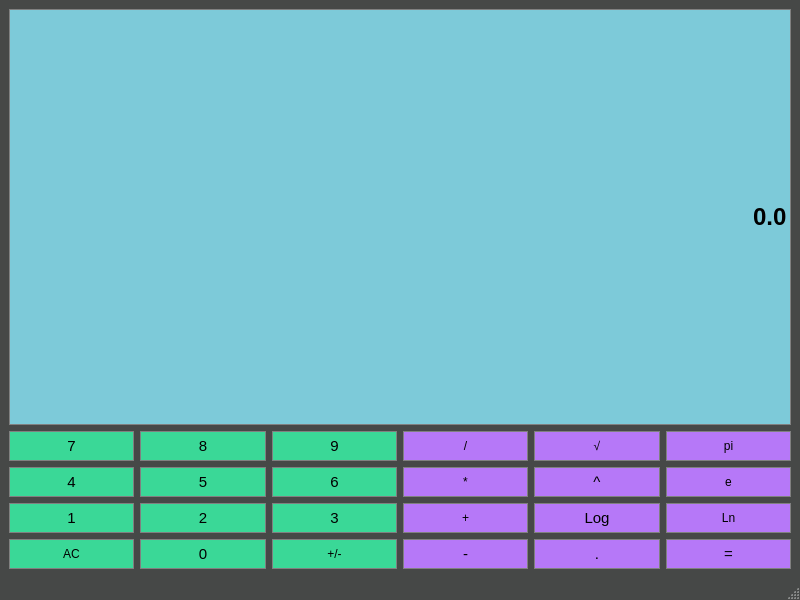
<?xml version="1.0" encoding="UTF-8"?>
<ui version="4.0">
 <class>Calculator</class>
 <widget class="QMainWindow" name="Calculator">
  <property name="geometry">
   <rect>
    <x>0</x>
    <y>0</y>
    <width>800</width>
    <height>600</height>
   </rect>
  </property>
  <property name="sizePolicy">
   <sizepolicy hsizetype="Preferred" vsizetype="Fixed">
    <horstretch>0</horstretch>
    <verstretch>0</verstretch>
   </sizepolicy>
  </property>
  <property name="windowTitle">
   <string>Calculator</string>
  </property>
  <property name="styleSheet">
   <string notr="true">QMainWindow {
	background-color: #464847;
	color: #ffffff;
}</string>
  </property>
  <widget class="QWidget" name="centralwidget">
   <layout class="QGridLayout" name="gridLayout">
    <item row="2" column="5">
     <widget class="QPushButton" name="EulersNum">
      <property name="sizePolicy">
       <sizepolicy hsizetype="Preferred" vsizetype="Preferred">
        <horstretch>0</horstretch>
        <verstretch>0</verstretch>
       </sizepolicy>
      </property>
      <property name="styleSheet">
       <string notr="true">QPushButton{
	background-color: #b678f8;
	border: 1px solid gray;
	padding: 5px;
	color: #000000;
}

QPushButton:pressed{
	background-color: #A9A9A9;
	border: 1px solid gray;
	padding: 5px;
}</string>
      </property>
      <property name="text">
       <string>e</string>
      </property>
     </widget>
    </item>
    <item row="4" column="0">
     <widget class="QPushButton" name="Clear">
      <property name="sizePolicy">
       <sizepolicy hsizetype="Preferred" vsizetype="Preferred">
        <horstretch>0</horstretch>
        <verstretch>0</verstretch>
       </sizepolicy>
      </property>
      <property name="styleSheet">
       <string notr="true">QPushButton{
	background-color: #3ad897;
	border: 1px solid gray;
	padding: 5px;
	color: #000000;
}

QPushButton:pressed{
	background-color: #A9A9A9;
	border: 1px solid gray;
	padding: 5px;
}</string>
      </property>
      <property name="text">
       <string>AC</string>
      </property>
     </widget>
    </item>
    <item row="1" column="3">
     <widget class="QPushButton" name="Divide">
      <property name="sizePolicy">
       <sizepolicy hsizetype="Preferred" vsizetype="Preferred">
        <horstretch>0</horstretch>
        <verstretch>0</verstretch>
       </sizepolicy>
      </property>
      <property name="styleSheet">
       <string notr="true">QPushButton{
	background-color: #b678f8;
	border: 1px solid gray;
	padding: 5px;
	color: #000000;
}

QPushButton:pressed{
	background-color: #A9A9A9;
	border: 1px solid gray;
	padding: 5px;
}</string>
      </property>
      <property name="text">
       <string>/</string>
      </property>
     </widget>
    </item>
    <item row="4" column="3">
     <widget class="QPushButton" name="Subtract">
      <property name="sizePolicy">
       <sizepolicy hsizetype="Preferred" vsizetype="Preferred">
        <horstretch>0</horstretch>
        <verstretch>0</verstretch>
       </sizepolicy>
      </property>
      <property name="styleSheet">
       <string notr="true">QPushButton{
	background-color: #b678f8;
	border: 1px solid gray;
	font-size: 15px;
	padding: 5px;
	color: #000000;
}

QPushButton:pressed{
	background-color: #A9A9A9;
	border: 1px solid gray;
	font-size: 15px;
	padding: 5px;
}</string>
      </property>
      <property name="text">
       <string>-</string>
      </property>
     </widget>
    </item>
    <item row="2" column="0">
     <widget class="QPushButton" name="Button4">
      <property name="sizePolicy">
       <sizepolicy hsizetype="Preferred" vsizetype="Preferred">
        <horstretch>0</horstretch>
        <verstretch>0</verstretch>
       </sizepolicy>
      </property>
      <property name="styleSheet">
       <string notr="true">QPushButton{
	background-color: #3ad897;
	border: 1px solid gray;
	font-size: 15px;
	padding: 5px;
	color: #000000;
}

QPushButton:pressed{
	background-color: #A9A9A9;
	border: 1px solid gray;
	font-size: 15px;
	padding: 5px;
}</string>
      </property>
      <property name="text">
       <string>4</string>
      </property>
     </widget>
    </item>
    <item row="1" column="0">
     <widget class="QPushButton" name="Button7">
      <property name="sizePolicy">
       <sizepolicy hsizetype="Preferred" vsizetype="Preferred">
        <horstretch>0</horstretch>
        <verstretch>0</verstretch>
       </sizepolicy>
      </property>
      <property name="styleSheet">
       <string notr="true">QPushButton{
	background-color: #3ad897;
	border: 1px solid gray;
	font-size: 15px;
	padding: 5px;
	color: #000000;
}

QPushButton:pressed{
	background-color: #A9A9A9;
	border: 1px solid gray;
	font-size: 15px;
	padding: 5px;
}</string>
      </property>
      <property name="text">
       <string>7</string>
      </property>
     </widget>
    </item>
    <item row="2" column="1">
     <widget class="QPushButton" name="Button5">
      <property name="sizePolicy">
       <sizepolicy hsizetype="Preferred" vsizetype="Preferred">
        <horstretch>0</horstretch>
        <verstretch>0</verstretch>
       </sizepolicy>
      </property>
      <property name="styleSheet">
       <string notr="true">QPushButton{
	background-color: #3ad897;
	border: 1px solid gray;
	font-size: 15px;
	padding: 5px;
	color: #000000;
}

QPushButton:pressed{
	background-color: #A9A9A9;
	border: 1px solid gray;
	font-size: 15px;
	padding: 5px;
}</string>
      </property>
      <property name="text">
       <string>5</string>
      </property>
     </widget>
    </item>
    <item row="1" column="5">
     <widget class="QPushButton" name="Pi">
      <property name="sizePolicy">
       <sizepolicy hsizetype="Preferred" vsizetype="Preferred">
        <horstretch>0</horstretch>
        <verstretch>0</verstretch>
       </sizepolicy>
      </property>
      <property name="styleSheet">
       <string notr="true">QPushButton{
	background-color: #b678f8;
	border: 1px solid gray;
	padding: 5px;
	color: #000000;
}

QPushButton:pressed{
	background-color: #A9A9A9;
	border: 1px solid gray;
	padding: 5px;
}</string>
      </property>
      <property name="text">
       <string>pi</string>
      </property>
     </widget>
    </item>
    <item row="4" column="5">
     <widget class="QPushButton" name="Equals">
      <property name="sizePolicy">
       <sizepolicy hsizetype="Preferred" vsizetype="Preferred">
        <horstretch>0</horstretch>
        <verstretch>0</verstretch>
       </sizepolicy>
      </property>
      <property name="styleSheet">
       <string notr="true">QPushButton{
	background-color: #b678f8;
	border: 1px solid gray;
	font-size: 15px;
	padding: 5px;
	color: #000000;
}

QPushButton:pressed{
	background-color: #A9A9A9;
	border: 1px solid gray;
	font-size: 15px;
	padding: 5px;
}</string>
      </property>
      <property name="text">
       <string>=</string>
      </property>
     </widget>
    </item>
    <item row="2" column="3">
     <widget class="QPushButton" name="Multiply">
      <property name="sizePolicy">
       <sizepolicy hsizetype="Preferred" vsizetype="Preferred">
        <horstretch>0</horstretch>
        <verstretch>0</verstretch>
       </sizepolicy>
      </property>
      <property name="styleSheet">
       <string notr="true">QPushButton{
	background-color: #b678f8;
	border: 1px solid gray;
	padding: 5px;
	color: #000000;
}

QPushButton:pressed{
	background-color: #A9A9A9;
	border: 1px solid gray;
	padding: 5px;
}</string>
      </property>
      <property name="text">
       <string>*</string>
      </property>
     </widget>
    </item>
    <item row="3" column="1">
     <widget class="QPushButton" name="Button2">
      <property name="sizePolicy">
       <sizepolicy hsizetype="Preferred" vsizetype="Preferred">
        <horstretch>0</horstretch>
        <verstretch>0</verstretch>
       </sizepolicy>
      </property>
      <property name="styleSheet">
       <string notr="true">QPushButton{
	background-color: #3ad897;
	border: 1px solid gray;
	font-size: 15px;
	padding: 5px;
	color: #000000;
}

QPushButton:pressed{
	background-color: #A9A9A9;
	border: 1px solid gray;
	font-size: 15px;
	padding: 5px;
}</string>
      </property>
      <property name="text">
       <string>2</string>
      </property>
     </widget>
    </item>
    <item row="3" column="3">
     <widget class="QPushButton" name="Add">
      <property name="sizePolicy">
       <sizepolicy hsizetype="Preferred" vsizetype="Preferred">
        <horstretch>0</horstretch>
        <verstretch>0</verstretch>
       </sizepolicy>
      </property>
      <property name="styleSheet">
       <string notr="true">QPushButton{
	background-color: #b678f8;
	border: 1px solid gray;
	padding: 5px;
	color: #000000;
}

QPushButton:pressed{
	background-color: #A9A9A9;
	border: 1px solid gray;
	padding: 5px;
}</string>
      </property>
      <property name="text">
       <string>+</string>
      </property>
     </widget>
    </item>
    <item row="3" column="0">
     <widget class="QPushButton" name="Button1">
      <property name="sizePolicy">
       <sizepolicy hsizetype="Preferred" vsizetype="Preferred">
        <horstretch>0</horstretch>
        <verstretch>0</verstretch>
       </sizepolicy>
      </property>
      <property name="styleSheet">
       <string notr="true">QPushButton{
	background-color: #3ad897;
	border: 1px solid gray;
	font-size: 15px;
	padding: 5px;
	color: #000000;
}

QPushButton:pressed{
	background-color: #A9A9A9;
	border: 1px solid gray;
	font-size: 15px;
	padding: 5px;
}</string>
      </property>
      <property name="text">
       <string>1</string>
      </property>
     </widget>
    </item>
    <item row="4" column="1">
     <widget class="QPushButton" name="Button0">
      <property name="sizePolicy">
       <sizepolicy hsizetype="Preferred" vsizetype="Preferred">
        <horstretch>0</horstretch>
        <verstretch>0</verstretch>
       </sizepolicy>
      </property>
      <property name="styleSheet">
       <string notr="true">QPushButton{
	background-color: #3ad897;
	border: 1px solid gray;
	font-size: 15px;
	padding: 5px;
	color: #000000;
}

QPushButton:pressed{
	background-color: #A9A9A9;
	border: 1px solid gray;
	font-size: 15px;
	padding: 5px;
}</string>
      </property>
      <property name="text">
       <string>0</string>
      </property>
     </widget>
    </item>
    <item row="1" column="2">
     <widget class="QPushButton" name="Button9">
      <property name="sizePolicy">
       <sizepolicy hsizetype="Preferred" vsizetype="Preferred">
        <horstretch>0</horstretch>
        <verstretch>0</verstretch>
       </sizepolicy>
      </property>
      <property name="styleSheet">
       <string notr="true">QPushButton{
	background-color: #3ad897;
	border: 1px solid gray;
	font-size: 15px;
	padding: 5px;
	color: #000000;
}

QPushButton:pressed{
	background-color: #A9A9A9;
	border: 1px solid gray;
	font-size: 15px;
	padding: 5px;
}</string>
      </property>
      <property name="text">
       <string>9</string>
      </property>
     </widget>
    </item>
    <item row="2" column="2">
     <widget class="QPushButton" name="Button6">
      <property name="sizePolicy">
       <sizepolicy hsizetype="Preferred" vsizetype="Preferred">
        <horstretch>0</horstretch>
        <verstretch>0</verstretch>
       </sizepolicy>
      </property>
      <property name="styleSheet">
       <string notr="true">QPushButton{
	background-color: #3ad897;
	border: 1px solid gray;
	font-size: 15px;
	padding: 5px;
	color: #000000;
}

QPushButton:pressed{
	background-color: #A9A9A9;
	border: 1px solid gray;
	font-size: 15px;
	padding: 5px;
}</string>
      </property>
      <property name="text">
       <string>6</string>
      </property>
     </widget>
    </item>
    <item row="3" column="5">
     <widget class="QPushButton" name="LogNat">
      <property name="sizePolicy">
       <sizepolicy hsizetype="Preferred" vsizetype="Preferred">
        <horstretch>0</horstretch>
        <verstretch>0</verstretch>
       </sizepolicy>
      </property>
      <property name="styleSheet">
       <string notr="true">QPushButton{
	background-color: #b678f8;
	border: 1px solid gray;
	padding: 5px;
	color: #000000;
}

QPushButton:pressed{
	background-color: #A9A9A9;
	border: 1px solid gray;
	padding: 5px;
}</string>
      </property>
      <property name="text">
       <string>Ln</string>
      </property>
     </widget>
    </item>
    <item row="4" column="2">
     <widget class="QPushButton" name="ChangeState">
      <property name="sizePolicy">
       <sizepolicy hsizetype="Preferred" vsizetype="Preferred">
        <horstretch>0</horstretch>
        <verstretch>0</verstretch>
       </sizepolicy>
      </property>
      <property name="styleSheet">
       <string notr="true">QPushButton{
	background-color: #3ad897;
	border: 1px solid gray;
	padding: 5px;
	color: #000000;
}

QPushButton:pressed{
	background-color: #A9A9A9;
	border: 1px solid gray;
	padding: 5px;
}</string>
      </property>
      <property name="text">
       <string>+/-</string>
      </property>
     </widget>
    </item>
    <item row="3" column="2">
     <widget class="QPushButton" name="Button3">
      <property name="sizePolicy">
       <sizepolicy hsizetype="Preferred" vsizetype="Preferred">
        <horstretch>0</horstretch>
        <verstretch>0</verstretch>
       </sizepolicy>
      </property>
      <property name="styleSheet">
       <string notr="true">QPushButton{
	background-color: #3ad897;
	border: 1px solid gray;
	font-size: 15px;
	padding: 5px;
	color: #000000;
}

QPushButton:pressed{
	background-color: #A9A9A9;
	border: 1px solid gray;
	font-size: 15px;
	padding: 5px;
}</string>
      </property>
      <property name="text">
       <string>3</string>
      </property>
     </widget>
    </item>
    <item row="1" column="1">
     <widget class="QPushButton" name="Button8">
      <property name="sizePolicy">
       <sizepolicy hsizetype="Preferred" vsizetype="Preferred">
        <horstretch>0</horstretch>
        <verstretch>0</verstretch>
       </sizepolicy>
      </property>
      <property name="styleSheet">
       <string notr="true">QPushButton{
	background-color: #3ad897;
	border: 1px solid gray;
	font-size: 15px;
	padding: 5px;
	color: #000000;
}

QPushButton:pressed{
	background-color: #A9A9A9;
	border: 1px solid gray;
	font-size: 15px;
	padding: 5px;
}</string>
      </property>
      <property name="text">
       <string>8</string>
      </property>
     </widget>
    </item>
    <item row="1" column="4">
     <widget class="QPushButton" name="Sqrt">
      <property name="sizePolicy">
       <sizepolicy hsizetype="Preferred" vsizetype="Preferred">
        <horstretch>0</horstretch>
        <verstretch>0</verstretch>
       </sizepolicy>
      </property>
      <property name="styleSheet">
       <string notr="true">QPushButton{
	background-color: #b678f8;
	border: 1px solid gray;
	padding: 5px;
	color: #000000;
}

QPushButton:pressed{
	background-color: #A9A9A9;
	border: 1px solid gray;
	padding: 5px;
}</string>
      </property>
      <property name="text">
       <string>√</string>
      </property>
     </widget>
    </item>
    <item row="2" column="4">
     <widget class="QPushButton" name="Pow">
      <property name="sizePolicy">
       <sizepolicy hsizetype="Preferred" vsizetype="Preferred">
        <horstretch>0</horstretch>
        <verstretch>0</verstretch>
       </sizepolicy>
      </property>
      <property name="styleSheet">
       <string notr="true">QPushButton{
	background-color: #b678f8;
	border: 1px solid gray;
	font-size: 15px;
	padding: 5px;
	color: #000000;
}

QPushButton:pressed{
	background-color: #A9A9A9;
	border: 1px solid gray;
	font-size: 15px;
	padding: 5px;
}</string>
      </property>
      <property name="text">
       <string>^</string>
      </property>
     </widget>
    </item>
    <item row="3" column="4">
     <widget class="QPushButton" name="Logging">
      <property name="sizePolicy">
       <sizepolicy hsizetype="Preferred" vsizetype="Preferred">
        <horstretch>0</horstretch>
        <verstretch>0</verstretch>
       </sizepolicy>
      </property>
      <property name="styleSheet">
       <string notr="true">QPushButton{
	background-color: #b678f8;
	border: 1px solid gray;
	font-size: 15px;
	padding: 5px;
	color: #000000;
}

QPushButton:pressed{
	background-color: #A9A9A9;
	border: 1px solid gray;
	font-size: 15px;
	padding: 5px;
}</string>
      </property>
      <property name="text">
       <string>Log</string>
      </property>
     </widget>
    </item>
    <item row="4" column="4">
     <widget class="QPushButton" name="Comma">
      <property name="sizePolicy">
       <sizepolicy hsizetype="Preferred" vsizetype="Preferred">
        <horstretch>0</horstretch>
        <verstretch>0</verstretch>
       </sizepolicy>
      </property>
      <property name="styleSheet">
       <string notr="true">QPushButton{
	background-color: #b678f8;
	border: 1px solid gray;
	font-size: 15px;
	padding: 5px;
	color: #000000;
}

QPushButton:pressed{
	background-color: #A9A9A9;
	border: 1px solid gray;
	font-size: 15px;
	padding: 5px;
}</string>
      </property>
      <property name="text">
       <string>.</string>
      </property>
     </widget>
    </item>
    <item row="0" column="0" colspan="6">
     <widget class="QLineEdit" name="Display">
      <property name="sizePolicy">
       <sizepolicy hsizetype="Preferred" vsizetype="Expanding">
        <horstretch>0</horstretch>
        <verstretch>0</verstretch>
       </sizepolicy>
      </property>
      <property name="font">
       <font>
        <pointsize>18</pointsize>
        <bold>true</bold>
       </font>
      </property>
      <property name="styleSheet">
       <string notr="true">QLineEdit {
	background-color: #7dcad9;
	border: 1px solid gray;
	color: #000000;
}</string>
      </property>
      <property name="text">
       <string>0.0</string>
      </property>
      <property name="alignment">
       <set>Qt::AlignRight|Qt::AlignTrailing|Qt::AlignVCenter</set>
      </property>
     </widget>
    </item>
   </layout>
  </widget>
  <widget class="QStatusBar" name="statusbar"/>
  <action name="actionStandard">
   <property name="text">
    <string>Standard</string>
   </property>
  </action>
 </widget>
 <resources/>
 <connections/>
</ui>
